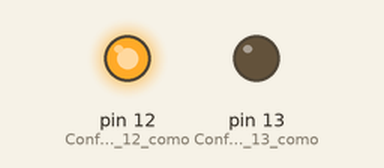
A sketch run on a simulated Arduino Uno, built with avr-gcc and run on an emulated ATmega328P. Shown: output pins drawn as LEDs (lit = HIGH).

Above: at 0.7 s.
At 5.2 s:
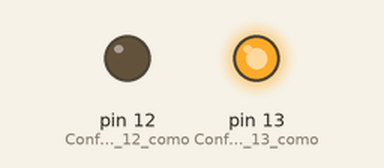
Timing chart, 0 to 6.9 s (numbered marks = the images above):
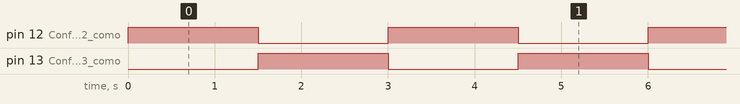

The sketch:

ej1s31.ino
```cpp
// C++ code

void setup() {
  pinMode(12, OUTPUT); // Configurar el pin 12 como salida para el LED rojo
  pinMode(13, OUTPUT); // Configurar el pin 13 como salida para el LED verde
}

void loop() {
  digitalWrite(12, HIGH); // Encender el LED rojo
  digitalWrite(13, LOW); // Apagar el LED verde
  delay(1500); // Esperar 1.5 segundos

  digitalWrite(12, LOW); // Apagar el LED rojo
  digitalWrite(13, HIGH); // Encender el LED verde
  delay(1500); // Esperar 1.5 segundos
}
```

Measured:
- by itself, pin 12 (Configurar_el_pin_12_como), pin 13 (Configurar_el_pin_13_como): alternates HIGH for 1.5 s and LOW for 1.5 s
